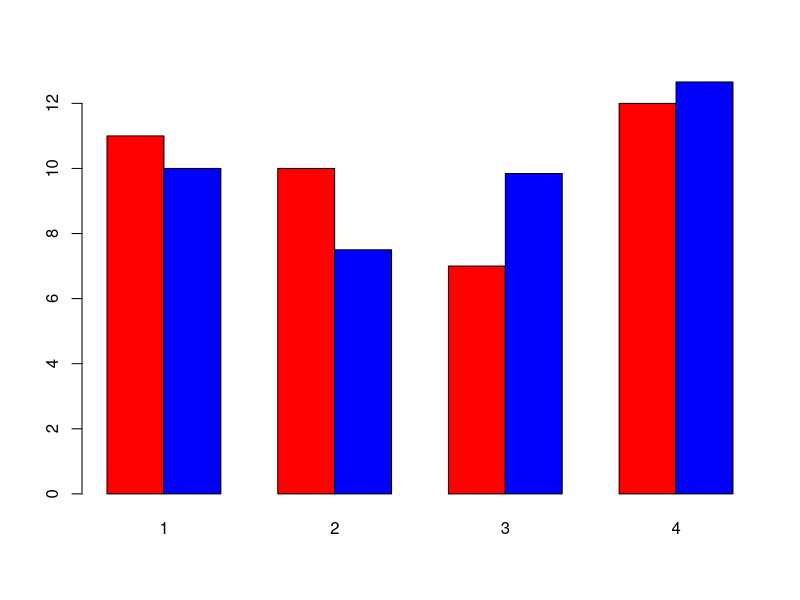

The R script that drew this image:
# setwd("Homeworks/Week3")
# cleanup
rm(list = ls())

Mets <- read.csv("lib/Mets.csv")

p <- 1/4 # probability of winning
N <- nrow(Mets)

# A) tally up numbers and display side by side
wins <- Mets$R > Mets$RA
indexOfWins <- which(wins); # there is 40 of this
losesUntilWins <- numeric(40)
losesUntilWins[1] <- indexOfWins[1]

# populate the rest with a loop
for (i in 2:40) {
  losesUntilWins[i] <- indexOfWins[i] - indexOfWins[i-1]
}

# in order to run chi squared test, we need to have 5 to run chi squared test on each bucket
# The buckets will be separated as
# bucket 1 = 1
# bucket 2 = 2
# bucket 3 = 3 OR 4
# bucket 4 = >=5
observed <- table(losesUntilWins)
len <- length(observed)
observed[3] <- sum(observed[3:4])
observed[4] <- sum(observed[5:len])
observed <- observed[-(5:len)]
#  1  2  3  4
# 11 10  7 12
# sum(observed) is 40

# finding expected matching above bucket allocations
expected <- 40 * c(dgeom(0: 1, p),
                   dgeom(2, p) + dgeom(3,p),
                   1 - pgeom(3, p))
# get the barplot
barplot(rbind(observed, expected), beside = TRUE, col = c("red", "blue"))

# calculate chi sq test
ChiSq <-function(Obs,Exp){
  sum((Obs-Exp)^2/Exp)
}

chisq <- ChiSq(observed, expected); chisq # 1.788889
# degrees of freedom is 4-2 since we expected total equal to the actual total
# and computed p from data
pValue <- pchisq(chisq, 2, lower.tail = FALSE); pValue # 0.4088347
# This is saying the probability of this happening is 0.4088347
# There is not enough evidence to reject the null hypothesis that
# the data is a geometric distribution

# B) using Box-Jenkins
streak <- numeric(nrow(Mets))
streak[1] <- min(which(wins))

for (i in 2:nrow(Mets)){
  streak[i] <- min(which(tail(wins, 1-i)))
}

# doing 5 bins 1,2,3,4, >=5
observed <- numeric(5)
# populate first 4 entries
observed[1:4] <- table(streak)[1:4]
observed[5] <- sum(table(streak)[5:length(table(streak))])
# sum(observed) # confirmed that all of this sums up to 161

# according to R, our bins are 0, 1,2,3, >=4
N <- nrow(Mets); N
expected <- N*c(dgeom(0:3, p), pgeom(3, p, lower.tail = FALSE))
sum(expected) == N #TRUE

ChiSq <-function(Obs,Exp){
  sum((Obs-Exp)^2/Exp)
}

chisq <- ChiSq(observed, expected); chisq # 1.410858
# computed a parameter from the data and made the expected total equal to the actual total,
# so we lose 2 degrees of freedom.
pValue <- pchisq(chisq, 5-2, lower.tail = FALSE); pValue # 0.7029915
# This is saying the probability of this happening is 0.7029915
# we do not have enough evidence to reject the null hypothesis
# that the data is a geometric distribution.
